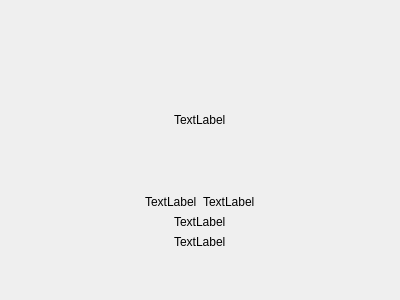
<?xml version="1.0" encoding="UTF-8"?>
<ui version="4.0">
 <class>AboutDialog</class>
 <widget class="QDialog" name="AboutDialog">
  <property name="geometry">
   <rect>
    <x>0</x>
    <y>0</y>
    <width>400</width>
    <height>300</height>
   </rect>
  </property>
  <property name="windowTitle">
   <string>Dialog</string>
  </property>
  <layout class="QGridLayout" name="gridLayout" rowstretch="0,1,0,0,0,0">
   <item row="2" column="0">
    <layout class="QHBoxLayout" name="horizontalLayout">
     <item alignment="Qt::AlignmentFlag::AlignRight">
      <widget class="QLabel" name="versionDetailLabel">
       <property name="text">
        <string>TextLabel</string>
       </property>
      </widget>
     </item>
     <item>
      <widget class="QLabel" name="versionNumberLabel">
       <property name="text">
        <string>TextLabel</string>
       </property>
      </widget>
     </item>
    </layout>
   </item>
   <item row="5" column="0">
    <spacer name="verticalSpacer_2">
     <property name="orientation">
      <enum>Qt::Orientation::Vertical</enum>
     </property>
     <property name="sizeHint" stdset="0">
      <size>
       <width>20</width>
       <height>40</height>
      </size>
     </property>
    </spacer>
   </item>
   <item row="1" column="0" alignment="Qt::AlignmentFlag::AlignHCenter">
    <widget class="QLabel" name="logoLabel">
     <property name="text">
      <string>TextLabel</string>
     </property>
    </widget>
   </item>
   <item row="4" column="0" alignment="Qt::AlignmentFlag::AlignHCenter">
    <widget class="QLabel" name="hyperlinkLabel">
     <property name="text">
      <string>TextLabel</string>
     </property>
    </widget>
   </item>
   <item row="0" column="0">
    <spacer name="verticalSpacer">
     <property name="orientation">
      <enum>Qt::Orientation::Vertical</enum>
     </property>
     <property name="sizeHint" stdset="0">
      <size>
       <width>20</width>
       <height>40</height>
      </size>
     </property>
    </spacer>
   </item>
   <item row="3" column="0" alignment="Qt::AlignmentFlag::AlignHCenter">
    <widget class="QLabel" name="detailLabel">
     <property name="text">
      <string>TextLabel</string>
     </property>
    </widget>
   </item>
  </layout>
 </widget>
 <resources/>
 <connections/>
</ui>
